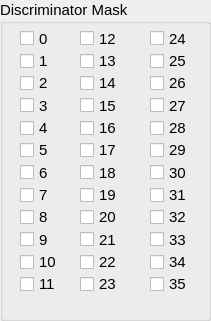
     <widget class="QGroupBox" name="discri_groupbox">
      <property name="geometry">
       <rect>
        <x>550</x>
        <y>10</y>
        <width>211</width>
        <height>321</height>
       </rect>
      </property>
      <property name="font">
       <font>
        <pointsize>11</pointsize>
       </font>
      </property>
      <property name="title">
       <string>Discriminator Mask</string>
      </property>
      <widget class="QWidget" name="layoutWidget">
       <property name="geometry">
        <rect>
         <x>20</x>
         <y>30</y>
         <width>41</width>
         <height>262</height>
        </rect>
       </property>
       <layout class="QVBoxLayout" name="verticalLayout_11">
        <item>
         <widget class="QCheckBox" name="discri_checkbox_0">
          <property name="text">
           <string>0</string>
          </property>
         </widget>
        </item>
        <item>
         <widget class="QCheckBox" name="discri_checkbox_1">
          <property name="text">
           <string>1</string>
          </property>
         </widget>
        </item>
        <item>
         <widget class="QCheckBox" name="discri_checkbox_2">
          <property name="text">
           <string>2</string>
          </property>
         </widget>
        </item>
        <item>
         <widget class="QCheckBox" name="discri_checkbox_3">
          <property name="text">
           <string>3</string>
          </property>
         </widget>
        </item>
        <item>
         <widget class="QCheckBox" name="discri_checkbox_4">
          <property name="text">
           <string>4</string>
          </property>
         </widget>
        </item>
        <item>
         <widget class="QCheckBox" name="discri_checkbox_5">
          <property name="text">
           <string>5</string>
          </property>
         </widget>
        </item>
        <item>
         <widget class="QCheckBox" name="discri_checkbox_6">
          <property name="text">
           <string>6</string>
          </property>
         </widget>
        </item>
        <item>
         <widget class="QCheckBox" name="discri_checkbox_7">
          <property name="text">
           <string>7</string>
          </property>
         </widget>
        </item>
        <item>
         <widget class="QCheckBox" name="discri_checkbox_8">
          <property name="text">
           <string>8</string>
          </property>
         </widget>
        </item>
        <item>
         <widget class="QCheckBox" name="discri_checkbox_9">
          <property name="text">
           <string>9</string>
          </property>
         </widget>
        </item>
        <item>
         <widget class="QCheckBox" name="discri_checkbox_10">
          <property name="text">
           <string>10</string>
          </property>
         </widget>
        </item>
        <item>
         <widget class="QCheckBox" name="discri_checkbox_11">
          <property name="text">
           <string>11</string>
          </property>
         </widget>
        </item>
       </layout>
      </widget>
      <widget class="QWidget" name="layoutWidget">
       <property name="geometry">
        <rect>
         <x>80</x>
         <y>30</y>
         <width>61</width>
         <height>262</height>
        </rect>
       </property>
       <layout class="QVBoxLayout" name="verticalLayout_12">
        <item>
         <widget class="QCheckBox" name="discri_checkbox_12">
          <property name="text">
           <string>12</string>
          </property>
         </widget>
        </item>
        <item>
         <widget class="QCheckBox" name="discri_checkbox_13">
          <property name="text">
           <string>13</string>
          </property>
         </widget>
        </item>
        <item>
         <widget class="QCheckBox" name="discri_checkbox_14">
          <property name="text">
           <string>14</string>
          </property>
         </widget>
        </item>
        <item>
         <widget class="QCheckBox" name="discri_checkbox_15">
          <property name="text">
           <string>15</string>
          </property>
         </widget>
        </item>
        <item>
         <widget class="QCheckBox" name="discri_checkbox_16">
          <property name="text">
           <string>16</string>
          </property>
         </widget>
        </item>
        <item>
         <widget class="QCheckBox" name="discri_checkbox_17">
          <property name="text">
           <string>17</string>
          </property>
         </widget>
        </item>
        <item>
         <widget class="QCheckBox" name="discri_checkbox_18">
          <property name="text">
           <string>18</string>
          </property>
         </widget>
        </item>
        <item>
         <widget class="QCheckBox" name="discri_checkbox_19">
          <property name="text">
           <string>19</string>
          </property>
         </widget>
        </item>
        <item>
         <widget class="QCheckBox" name="discri_checkbox_20">
          <property name="text">
           <string>20</string>
          </property>
         </widget>
        </item>
        <item>
         <widget class="QCheckBox" name="discri_checkbox_21">
          <property name="text">
           <string>21</string>
          </property>
         </widget>
        </item>
        <item>
         <widget class="QCheckBox" name="discri_checkbox_22">
          <property name="text">
           <string>22</string>
          </property>
         </widget>
        </item>
        <item>
         <widget class="QCheckBox" name="discri_checkbox_23">
          <property name="text">
           <string>23</string>
          </property>
         </widget>
        </item>
       </layout>
      </widget>
      <widget class="QWidget" name="layoutWidget">
       <property name="geometry">
        <rect>
         <x>150</x>
         <y>30</y>
         <width>51</width>
         <height>262</height>
        </rect>
       </property>
       <layout class="QVBoxLayout" name="verticalLayout_13">
        <item>
         <widget class="QCheckBox" name="discri_checkbox_24">
          <property name="text">
           <string>24</string>
          </property>
         </widget>
        </item>
        <item>
         <widget class="QCheckBox" name="discri_checkbox_25">
          <property name="text">
           <string>25</string>
          </property>
         </widget>
        </item>
        <item>
         <widget class="QCheckBox" name="discri_checkbox_26">
          <property name="text">
           <string>26</string>
          </property>
         </widget>
        </item>
        <item>
         <widget class="QCheckBox" name="discri_checkbox_27">
          <property name="text">
           <string>27</string>
          </property>
         </widget>
        </item>
        <item>
         <widget class="QCheckBox" name="discri_checkbox_28">
          <property name="text">
           <string>28</string>
          </property>
         </widget>
        </item>
        <item>
         <widget class="QCheckBox" name="discri_checkbox_29">
          <property name="text">
           <string>29</string>
          </property>
         </widget>
        </item>
        <item>
         <widget class="QCheckBox" name="discri_checkbox_30">
          <property name="text">
           <string>30</string>
          </property>
         </widget>
        </item>
        <item>
         <widget class="QCheckBox" name="discri_checkbox_31">
          <property name="text">
           <string>31</string>
          </property>
         </widget>
        </item>
        <item>
         <widget class="QCheckBox" name="discri_checkbox_32">
          <property name="text">
           <string>32</string>
          </property>
         </widget>
        </item>
        <item>
         <widget class="QCheckBox" name="discri_checkbox_33">
          <property name="text">
           <string>33</string>
          </property>
         </widget>
        </item>
        <item>
         <widget class="QCheckBox" name="discri_checkbox_34">
          <property name="text">
           <string>34</string>
          </property>
         </widget>
        </item>
        <item>
         <widget class="QCheckBox" name="discri_checkbox_35">
          <property name="text">
           <string>35</string>
          </property>
         </widget>
        </item>
       </layout>
      </widget>
     </widget>
